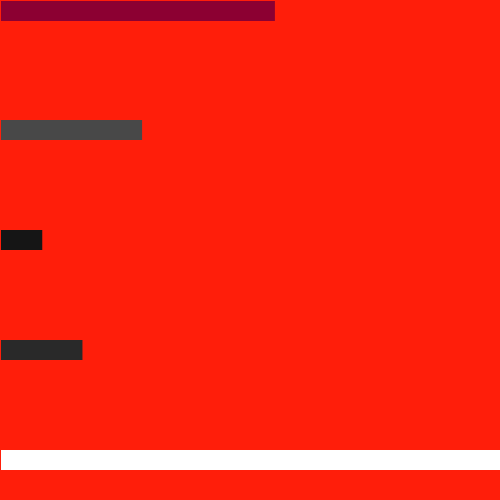
Frame 1 (no input)
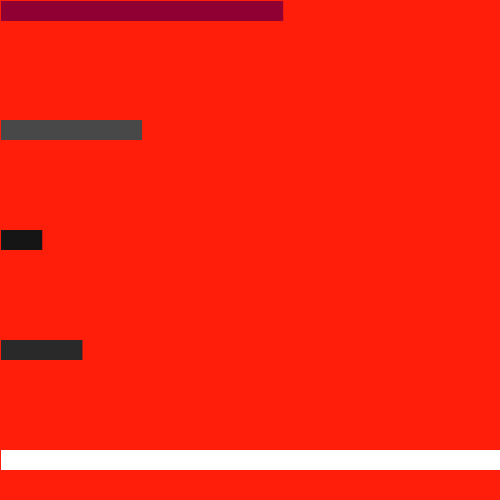
Frame 60 (the mouse pressed at the canvas centre just before this capture)
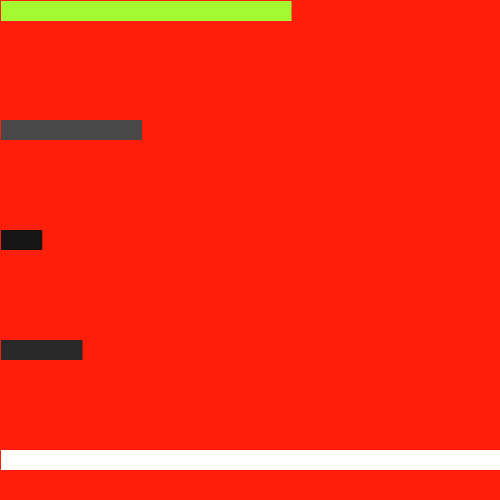
Frame 120 (the mouse held since frame 60 and released just before this capture)

The Processing sketch that drew these frames (run headless with seeded random() and noise(); from frame 60 on, the mouse is pressed at the canvas centre):

// Processing sketch: processing_3324
// ── processing_3324.pde

void setup(){ 
  size(500,500); 
  smooth(); 
  noStroke(); 
  //noLoop(); 
} 
void draw(){ 
  background(255,30,10); 
 
  fill(random(4.25*second(),mouseX),mouseY,50);//SEGUNDOS 
  rect(1,1,8.3*second(),20); 
 
  fill(4.25*minute());//MINUTOS 
  rect(1,120,8.3*minute(),20); 
 
  fill(10.625*hour());//HORAS 
  rect(1,230,20.63*hour(),20); 
 
  fill(8.22*day());//DIA  DE SEMANA 
  rect(1,340,16.29*day(),20); 
 
  fill(21.25*month());//MESES 
  rect(1,450,41.67*month(),20); 
 
} 
